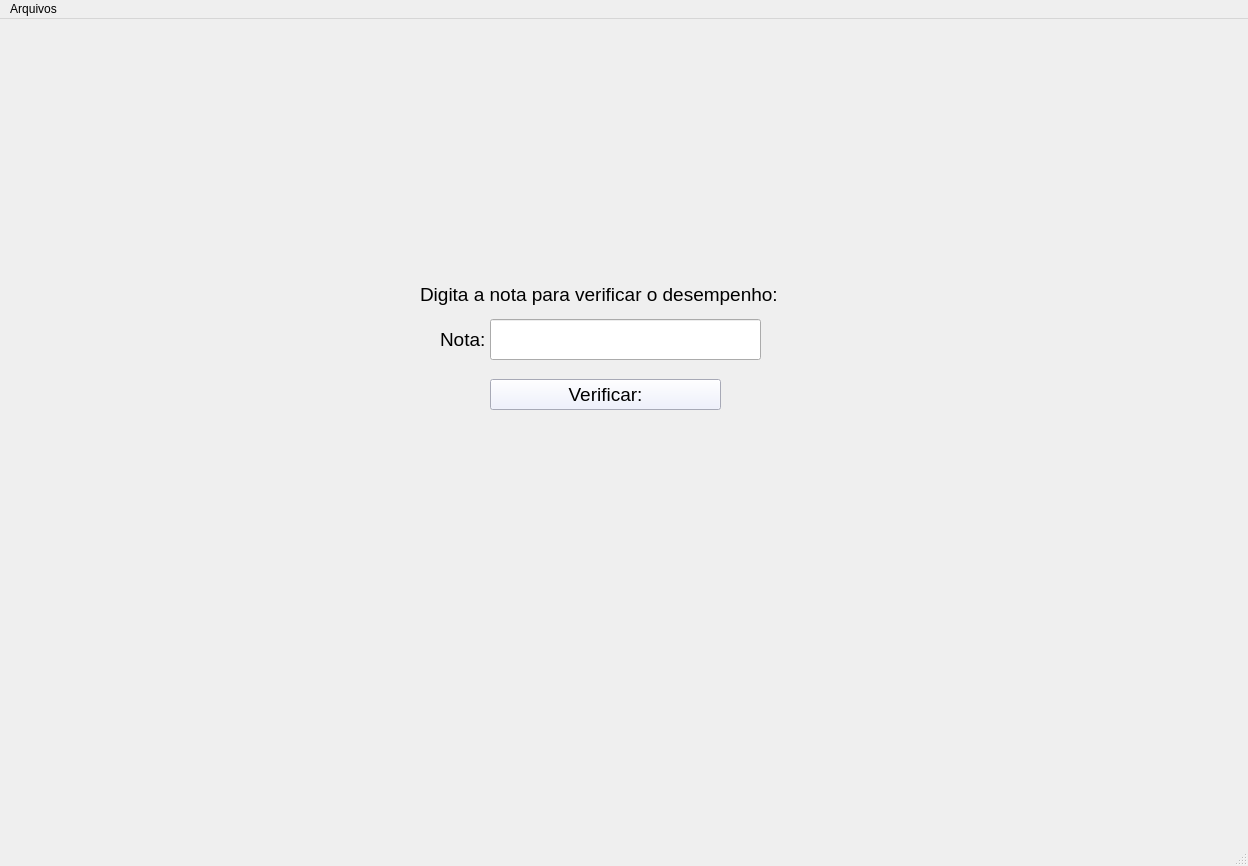
<?xml version="1.0" encoding="UTF-8"?>
<ui version="4.0">
 <class>MainWindow</class>
 <widget class="QMainWindow" name="MainWindow">
  <property name="geometry">
   <rect>
    <x>0</x>
    <y>0</y>
    <width>1248</width>
    <height>866</height>
   </rect>
  </property>
  <property name="windowTitle">
   <string>MainWindow</string>
  </property>
  <widget class="QWidget" name="centralwidget">
   <widget class="QLabel" name="labelResultado">
    <property name="geometry">
     <rect>
      <x>420</x>
      <y>410</y>
      <width>361</width>
      <height>51</height>
     </rect>
    </property>
    <property name="font">
     <font>
      <family>Arial</family>
      <pointsize>14</pointsize>
     </font>
    </property>
    <property name="text">
     <string/>
    </property>
   </widget>
   <widget class="QLineEdit" name="lineEditNum">
    <property name="geometry">
     <rect>
      <x>490</x>
      <y>300</y>
      <width>271</width>
      <height>41</height>
     </rect>
    </property>
    <property name="font">
     <font>
      <family>Arial</family>
      <pointsize>14</pointsize>
     </font>
    </property>
    <property name="text">
     <string>  </string>
    </property>
   </widget>
   <widget class="QPushButton" name="pushButtonVerificar">
    <property name="geometry">
     <rect>
      <x>490</x>
      <y>360</y>
      <width>231</width>
      <height>31</height>
     </rect>
    </property>
    <property name="font">
     <font>
      <family>Arial</family>
      <pointsize>14</pointsize>
     </font>
    </property>
    <property name="styleSheet">
     <string notr="true">background: #eaedff;</string>
    </property>
    <property name="text">
     <string>Verificar:</string>
    </property>
   </widget>
   <widget class="QLabel" name="labelDescricao">
    <property name="geometry">
     <rect>
      <x>420</x>
      <y>260</y>
      <width>361</width>
      <height>31</height>
     </rect>
    </property>
    <property name="font">
     <font>
      <family>Arial</family>
      <pointsize>14</pointsize>
     </font>
    </property>
    <property name="text">
     <string>Digita a nota para verificar o desempenho:</string>
    </property>
   </widget>
   <widget class="QLabel" name="labelNum">
    <property name="geometry">
     <rect>
      <x>440</x>
      <y>300</y>
      <width>51</width>
      <height>41</height>
     </rect>
    </property>
    <property name="font">
     <font>
      <family>Arial</family>
      <pointsize>14</pointsize>
     </font>
    </property>
    <property name="text">
     <string>Nota:</string>
    </property>
   </widget>
  </widget>
  <widget class="QMenuBar" name="menubar">
   <property name="geometry">
    <rect>
     <x>0</x>
     <y>0</y>
     <width>1248</width>
     <height>21</height>
    </rect>
   </property>
   <widget class="QMenu" name="menuArquivos">
    <property name="title">
     <string>Arquivos</string>
    </property>
    <addaction name="actionSalvar"/>
   </widget>
   <addaction name="menuArquivos"/>
  </widget>
  <widget class="QStatusBar" name="statusbar"/>
  <action name="actionSalvar">
   <property name="text">
    <string>Salvar</string>
   </property>
   <property name="shortcut">
    <string>Ctrl+S</string>
   </property>
  </action>
 </widget>
 <resources/>
 <connections/>
</ui>
